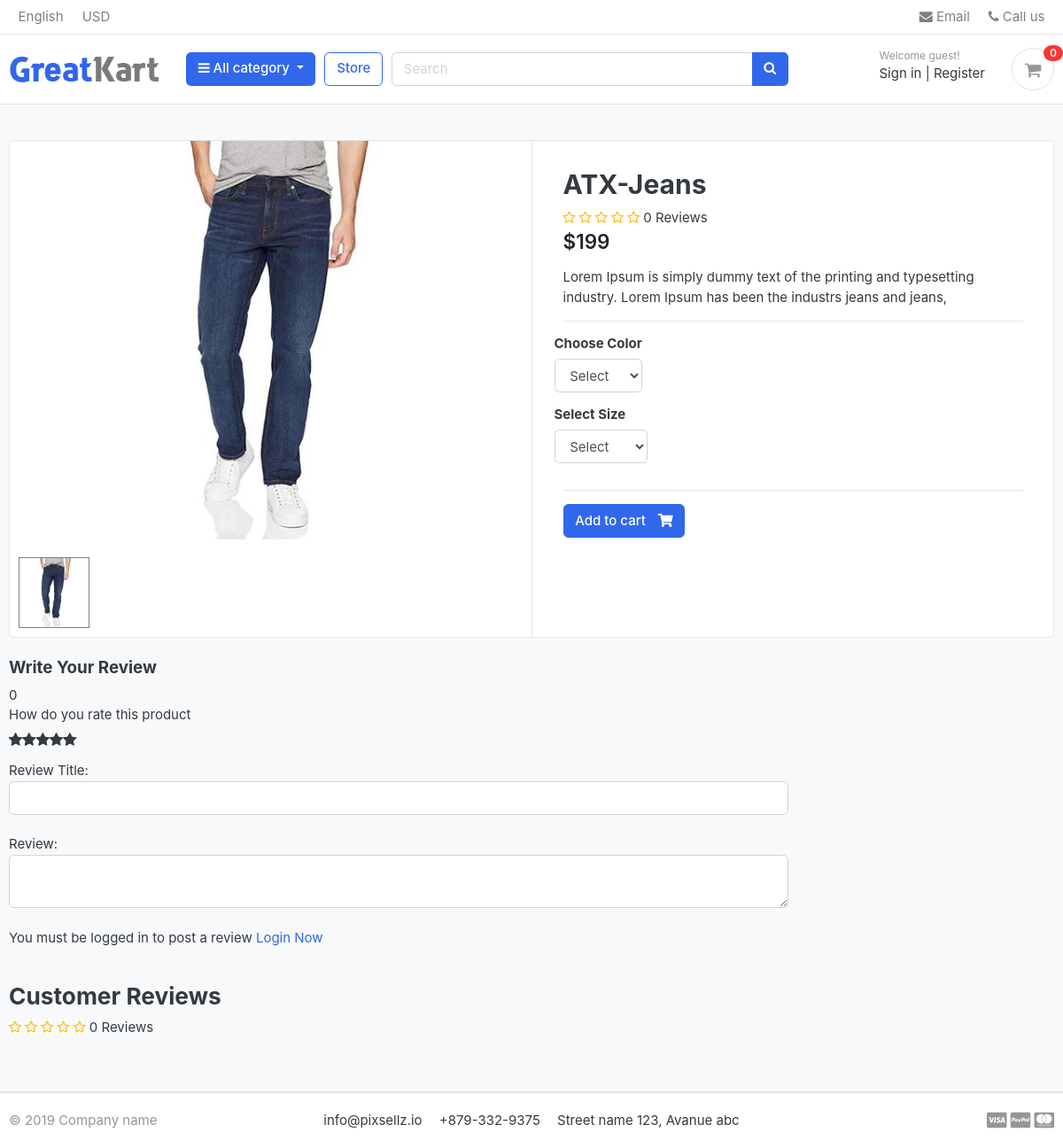
/store/category/jeans/atx-jeans/, run on an earlier commit of the app's database.
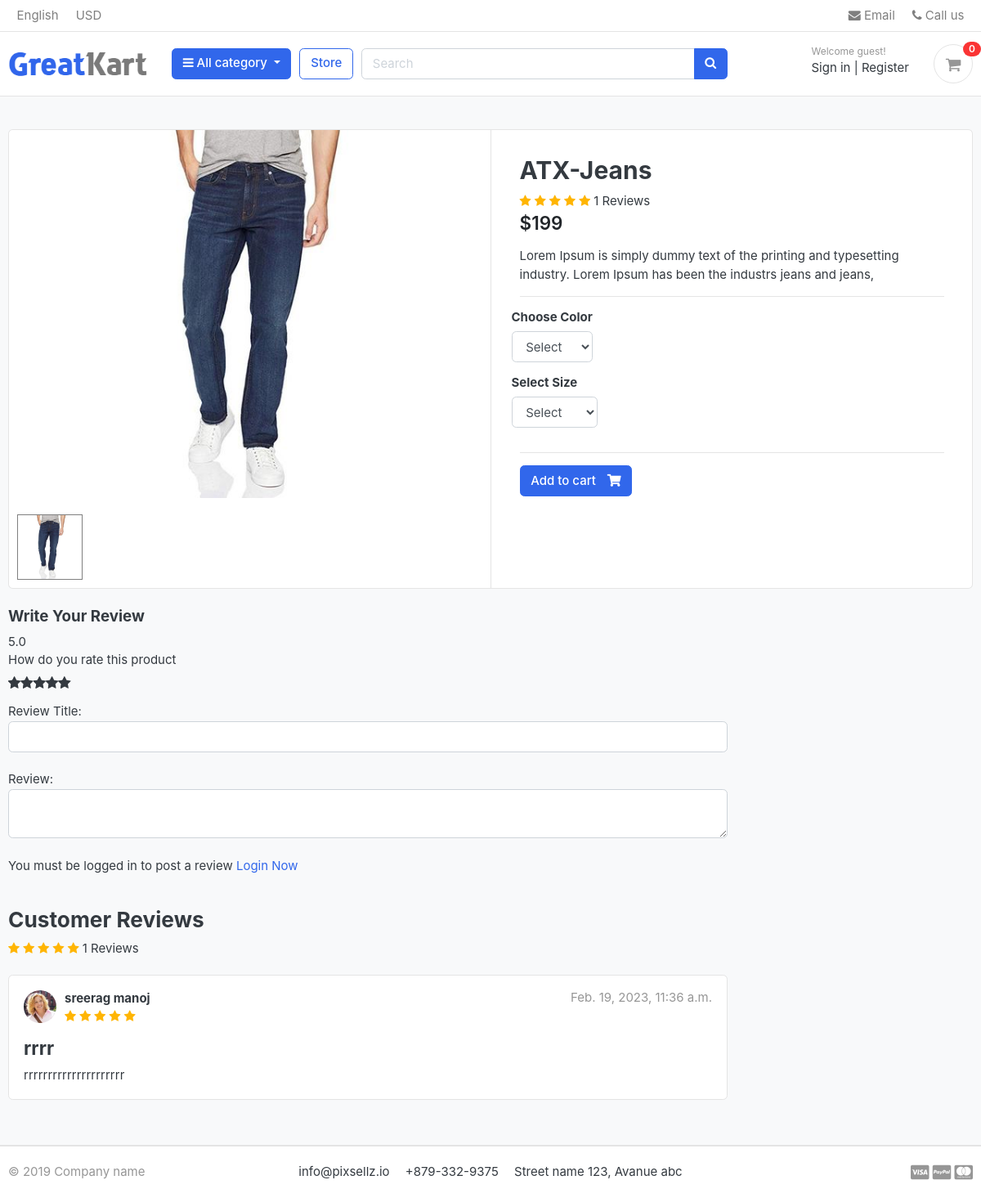
And on a later commit of the database.
### store/models.py (models this page shows, shortened)
class Product(models.Model):
    product_name  = models.CharField(max_length=200, unique=True)
    slug          = models.SlugField(max_length=200, unique=True)
    description   = models.TextField(max_length=500, blank=True)
    price         = models.IntegerField()
    images        = models.ImageField(upload_to='photos/products')
    stock         = models.IntegerField()
    is_available  = models.BooleanField(default=True)
    category      = models.ForeignKey(Category, on_delete=models.CASCADE)
    created_date  = models.DateTimeField(auto_now_add=True)
    modified_date = models.DateTimeField(auto_now=True)
    def averageReview(self):
        reviews = ReviewRating.objects.filter(product = self, status = True).aggregate(average=Avg('rating'))
        avg = 0
        if reviews['average'] is not None:
            avg= float(reviews['average'])
        return avg
    def countReview(self):
        reviews = ReviewRating.objects.filter(product = self, status = True).aggregate(count=Count('id'))
        count=0
        if reviews['count'] is not None:
            count= int(reviews['count'])
        return count

class ReviewRating(models.Model):
    product = models.ForeignKey(Product, on_delete=models.CASCADE)
    user = models.ForeignKey(Account, on_delete=models.CASCADE)
    subject = models.CharField(max_length=100, blank= True)
    review = models.TextField(max_length=500, blank=True)
    rating = models.FloatField()
    ip = models.CharField(max_length=20, blank=True)
    status = models.BooleanField(default=True)
    created_at = models.DateTimeField(auto_now_add=True)
    updated_at = models.DateTimeField(auto_now=True)

### accounts/models.py (models this page shows, shortened)
class Account(AbstractBaseUser):
    first_name       = models.CharField(max_length=50)
    last_name        = models.CharField(max_length=50)
    username         = models.CharField(max_length=50, unique= True)
    email            = models.EmailField(max_length=100, unique= True)
    phone_number     = models.CharField(max_length=50)
    date_joined      = models.DateTimeField(auto_now_add= True)
    last_login       = models.DateTimeField(auto_now_add= True)
    is_admin         = models.BooleanField(default= False)
    is_staff         = models.BooleanField(default= False)
    is_active        = models.BooleanField(default= False)
    is_superadmin    = models.BooleanField(default= False)
    USERNAME_FIELD = 'email'
    REQUIRED_FIELDS = ['username', 'first_name', 'last_name']
    object=MyAccountManager()
    def full_name(self):
        return f'{self.first_name} {self.last_name}'

### store/views.py (the view)
# urls.py: path('category/<slug:category_slug>/<slug:product_slug>/', views.product_detail, name='product_detail'),
def product_detail(request, category_slug, product_slug):
    try:
        single_product = Product.objects.get(category__slug=category_slug, slug=product_slug)
        in_cart = CartItem.objects.filter(cart__cart_id=_cart_id(request), product=single_product).exists()
    except Exception as e:
        raise e
    if request.user.is_authenticated:
        try:
            orderproduct = OrderProduct.objects.filter(user = request.user, product_id = single_product.id).exists()
        except OrderProduct.DoesNotExist:
            orderproduct = None
    else:
        orderproduct = None
    review = ReviewRating.objects.filter(product_id = single_product.id, status = True)
    product_gallery= ProductGallery.objects.filter(product_id = single_product.id)
    context = {
        'single_product' : single_product,
        'in_cart'        : in_cart,
        'orderproduct'   : orderproduct,
        'review'         : review,
        'product_gallery': product_gallery
    }
    return render(request, 'store/product_detail.html', context)

### carts/context_processors.py (called while the page is built)
def counter(request):
    cart_count = 0
    if 'admin' in request.path:
        return()
    else:
        try:
            cart = Cart.objects.filter(cart_id=_cart_id(request))
            if request.user.is_authenticated:
                cart_items = CartItem.objects.all().filter(user=request.user)
            else:
                cart_items = CartItem.objects.all().filter(cart=cart[:1])
            for cart_item in cart_items:
                cart_count += cart_item.quantity
        except Cart.DoesNotExist:
            cart_count=0
        return dict(cart_count=cart_count)

### carts/views.py (called while the page is built)
def _cart_id(request):
    cart = request.session.session_key
    if not cart:
        cart= request.session.create()
    return cart

### category/context_processors.py (called while the page is built)
def menu_links(request):
    links = Category.objects.all()
    return dict(links=links)

### category/models.py (called while the page is built)
    def get_url(self):
        return reverse('products_by_category', args=[self.slug])

### store/models.py (called while the page is built)
    def colors(self):
        return super(VariationManager, self).filter(variation_category='color', is_active=True)

    def sizes(self):
        return super(VariationManager, self).filter(variation_category='size', is_active=True)

### templates/store/product_detail.html (shortened to what the changed rows need)
{% extends 'base.html' %}
{% load static %}
{% block content %}
<section class="section-content padding-y bg">
    <div class="container">
    <div class="card">
        <div class="row no-gutters">
            <aside class="col-md-6">
    <article class="gallery-wrap">
        <div class="img-big-wrap mainImage">
           <center><img src="{{ single_product.images.url}}"></center>
        </div>
    </article>
    <ul class="thumb">
        <li>
            <a href=" {{ single_product.images.url}}" target="mainImage"><img src="{{ single_product.images.url}}" alt="product image"></a>
        </li>
    </ul>
            </aside>
            <main class="col-md-6 border-left">
            <form action="{% url 'add_cart' single_product.id %}" method="POST">
              <article class="content-body">
              <h2 class="title">{{ single_product.product_name  }}</h2>
              <div class="rating-star">
                <span>
                    <i class="fa fa-star{% if single_product.averageReview < 0.5 %}-o{% elif single_product.averageReview >= 0.5 and single_product.averageReview < 1 %}-half--o {% endif %}" aria-hidden="true"></i>
                    <i class="fa fa-star{% if single_product.averageReview < 1.5 %}-o{% elif single_product.averageReview >= 1.5 and single_product.averageReview < 2 %}-half--o {% endif %}" aria-hidden="true"></i>
                    <i class="fa fa-star{% if single_product.averageReview < 2.5 %}-o{% elif single_product.averageReview >= 2.5 and single_product.averageReview < 3 %}-half--o {% endif %}" aria-hidden="true"></i>
                    <i class="fa fa-star{% if single_product.averageReview < 3.5 %}-o{% elif single_product.averageReview >= 3.5 and single_product.averageReview < 4 %}-half--o {% endif %}" aria-hidden="true"></i>
                    <i class="fa fa-star{% if single_product.averageReview < 4.5 %}-o{% elif single_product.averageReview >= 4.5 and single_product.averageReview < 5 %}-half--o {% endif %}" aria-hidden="true"></i>
                    <span>
                        {{single_product.countReview}} Reviews
                    </span>
                </span>
            </div>
              <div class="mb-3">
                  <var class="price h4">${{ single_product.price }}</var>
              </div>
              <p>{{ single_product.description }}</p>
              <hr>
                  <div class="row">
                      <div class="item-option-select">
                      </div>
                  </div>
                  <div class="row">
                      <div class="item-option-select">
                      </div>
                  </div>
                  <hr>
                  {% if single_product.stock <= 0 %}
                  <h5 class="warnning">Out Of Stock</h5>
                  {% else %}
                      <button type="submit" class="btn  btn-primary"> <span class="text">Add to cart</span> <i class="fas fa-shopping-cart"></i>  </button>
                  {% endif %}
              </article>
            </form>
            </main>
        </div>
    </div>
<br>
<div class="row">
			<div class="col-md-9">
    <form action="{% url 'submit_review' single_product.id %}" method="POST">
        <h5>Write Your Review</h5>
        {{single_product.averageReview}}
        <div>
            <br>
            <br>
            <br>
            <br>
        </div>
    </form>
    <br>
    <header class="section-heading">
		<h3>Customer Reviews </h3>
        <div class="rating-star">
            <span>
                <i class="fa fa-star{% if single_product.averageReview < 0.5 %}-o{% elif single_product.averageReview >= 0.5 and single_product.averageReview < 1 %}-half--o {% endif %}" aria-hidden="true"></i>
                <i class="fa fa-star{% if single_product.averageReview < 1.5 %}-o{% elif single_product.averageReview >= 1.5 and single_product.averageReview < 2 %}-half--o {% endif %}" aria-hidden="true"></i>
                <i class="fa fa-star{% if single_product.averageReview < 2.5 %}-o{% elif single_product.averageReview >= 2.5 and single_product.averageReview < 3 %}-half--o {% endif %}" aria-hidden="true"></i>
                <i class="fa fa-star{% if single_product.averageReview < 3.5 %}-o{% elif single_product.averageReview >= 3.5 and single_product.averageReview < 4 %}-half--o {% endif %}" aria-hidden="true"></i>
                <i class="fa fa-star{% if single_product.averageReview < 4.5 %}-o{% elif single_product.averageReview >= 4.5 and single_product.averageReview < 5 %}-half--o {% endif %}" aria-hidden="true"></i>
                <span>
                    {{single_product.countReview}} Reviews
                </span>
            </span>
        </div>
	</header>
    {% for review in review %}
	<article class="box mb-3">
		<div class="icontext w-100">
			<img src="{% static './images/avatars/avatar1.jpg' %}" class="img-xs icon rounded-circle">
			<div class="text">
				<span class="date text-muted float-md-right">{{review.updated_at}} </span>
				<h6 class="mb-1">{{review.user.full_name}} </h6>
                <div class="rating-star">
                    <span>
                        <i class="fa fa-star{% if review.rating == 0.5 %}-half-o{% elif review.rating < 1 %}-o {% endif %}" aria-hidden="true"></i>
                        <i class="fa fa-star{% if review.rating == 1.5 %}-half-o{% elif review.rating < 2 %}-o {% endif %}" aria-hidden="true"></i>
                        <i class="fa fa-star{% if review.rating == 2.5 %}-half-o{% elif review.rating < 3 %}-o {% endif %}" aria-hidden="true"></i>
                        <i class="fa fa-star{% if review.rating == 3.5 %}-half-o{% elif review.rating < 4 %}-o {% endif %}" aria-hidden="true"></i>
                        <i class="fa fa-star{% if review.rating == 4.5 %}-half-o{% elif review.rating < 5 %}-o {% endif %}" aria-hidden="true"></i>
                    </span>
                </div>
			</div>
		</div>
		<div class="mt-3">
            <h4>{{review.subject}}</h4>
			<p>
				{{review.review}}
			</p>
		</div>
	</article>
    {% endfor %}
	</div>
</div>
</div>
</section>
{% endblock content %}

What changed in the data, as far as the page shows it:
changed Product "ATX-Jeans": countReview "0" → "1"; averageReview "0" → "5.0"
added ReviewRating: updated_at "Feb. 19, 2023, 11:36 a.m.", user.full_name "sreerag manoj", rating 5 (drawn), subject "rrrr", review "rrrrrrrrrrrrrrrrrrrrr"
